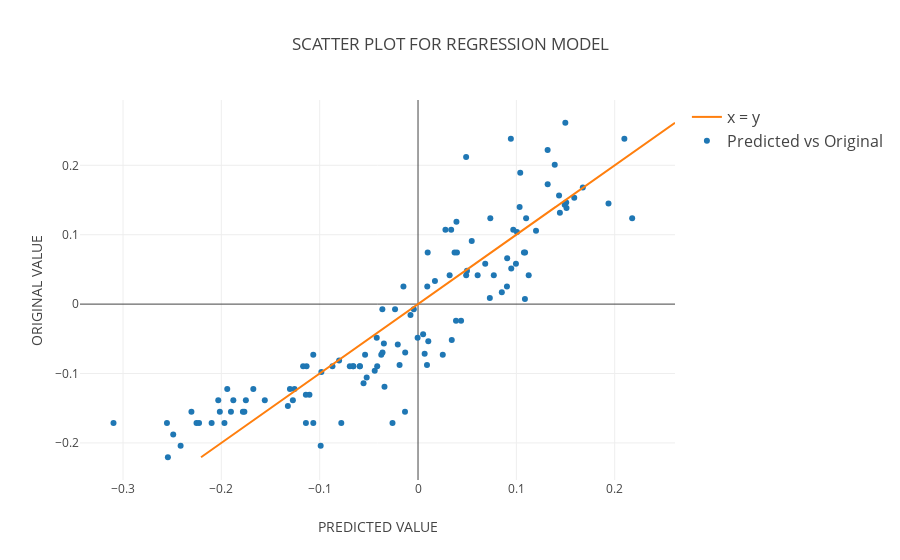

Here is the notebook cell this chart was saved with:
### Markdown cell above
## REGRESSION MODEL PLOT ##

### Code cell
trace1 = go.Scatter(
    x=reg.predict(X_test),
    y= Y_test,
    mode='markers',
    name = 'Predicted vs Original',
    line=dict(shape='linear')
)
trace2 = go.Scatter(
    x= Y_test,
    y= Y_test,
    mode='lines',
    name = 'x = y',
    line=dict(shape='linear')
)
data = [trace1, trace2]
layout = dict(
    title='SCATTER PLOT FOR REGRESSION MODEL',
    xaxis=dict(
        title='PREDICTED VALUE '
    ),
    yaxis=dict(
        title='ORIGINAL VALUE'
    ),
    legend=dict(
        traceorder='reversed',
        font=dict(size=16)
    )
)
fig = dict(data=data, layout=layout)
plot.iplot(fig, filename='MPG_Regression Model')
